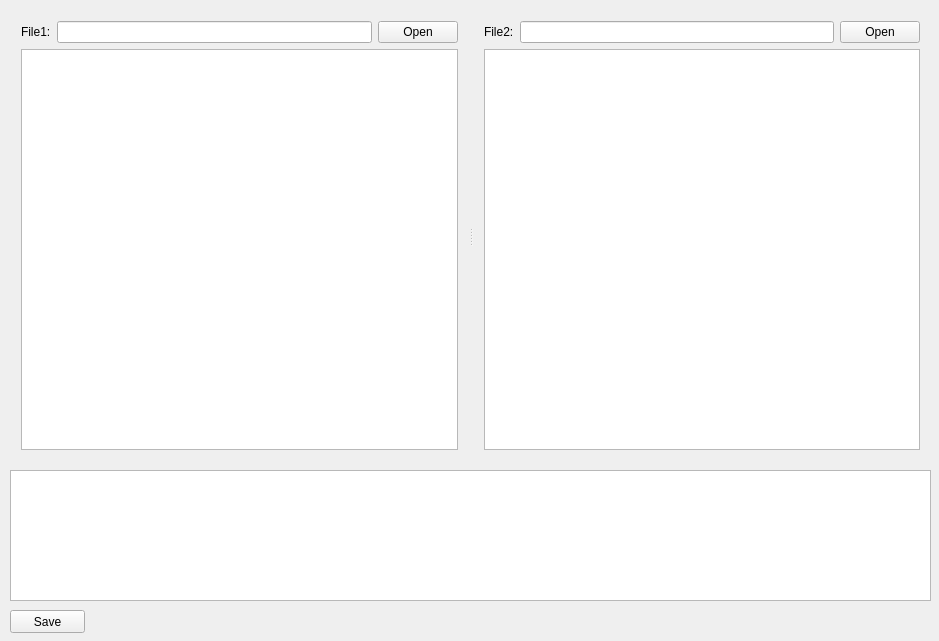
<?xml version="1.0" encoding="UTF-8"?>
<ui version="4.0">
 <class>MainWindow</class>
 <widget class="QMainWindow" name="MainWindow">
  <property name="geometry">
   <rect>
    <x>0</x>
    <y>0</y>
    <width>939</width>
    <height>641</height>
   </rect>
  </property>
  <property name="windowTitle">
   <string>diff</string>
  </property>
  <widget class="QWidget" name="centralWidget">
   <widget class="CodeEditor" name="plainTextEditDiff">
    <property name="geometry">
     <rect>
      <x>10</x>
      <y>470</y>
      <width>921</width>
      <height>131</height>
     </rect>
    </property>
    <property name="readOnly">
     <bool>true</bool>
    </property>
   </widget>
   <widget class="QSplitter" name="splitter">
    <property name="geometry">
     <rect>
      <x>10</x>
      <y>10</y>
      <width>921</width>
      <height>451</height>
     </rect>
    </property>
    <property name="orientation">
     <enum>Qt::Horizontal</enum>
    </property>
    <widget class="QWidget" name="layoutWidget">
     <layout class="QVBoxLayout" name="verticalLayout">
      <item>
       <layout class="QHBoxLayout" name="horizontalLayout">
        <item>
         <widget class="QLabel" name="label">
          <property name="text">
           <string>File1:</string>
          </property>
         </widget>
        </item>
        <item>
         <widget class="QLineEdit" name="lineEditLeft"/>
        </item>
        <item>
         <widget class="QPushButton" name="openButtonLeft">
          <property name="text">
           <string>Open</string>
          </property>
         </widget>
        </item>
       </layout>
      </item>
      <item>
       <widget class="CodeEditor" name="plainTextEditLeft">
        <property name="readOnly">
         <bool>true</bool>
        </property>
       </widget>
      </item>
     </layout>
    </widget>
    <widget class="QWidget" name="layoutWidget_2">
     <layout class="QVBoxLayout" name="verticalLayout_2">
      <item>
       <layout class="QHBoxLayout" name="horizontalLayout_2">
        <item>
         <widget class="QLabel" name="label_2">
          <property name="text">
           <string>File2:</string>
          </property>
         </widget>
        </item>
        <item>
         <widget class="QLineEdit" name="lineEditRight"/>
        </item>
        <item>
         <widget class="QPushButton" name="openButtonRight">
          <property name="text">
           <string>Open</string>
          </property>
         </widget>
        </item>
       </layout>
      </item>
      <item>
       <widget class="CodeEditor" name="plainTextEditRight">
        <property name="readOnly">
         <bool>true</bool>
        </property>
       </widget>
      </item>
     </layout>
    </widget>
   </widget>
   <widget class="QPushButton" name="pushButtonSave">
    <property name="geometry">
     <rect>
      <x>10</x>
      <y>610</y>
      <width>75</width>
      <height>23</height>
     </rect>
    </property>
    <property name="text">
     <string>Save</string>
    </property>
   </widget>
  </widget>
 </widget>
 <layoutdefault spacing="6" margin="11"/>
 <customwidgets>
  <customwidget>
   <class>CodeEditor</class>
   <extends>QPlainTextEdit</extends>
   <header>codeeditor.h</header>
  </customwidget>
 </customwidgets>
 <resources/>
 <connections/>
</ui>
